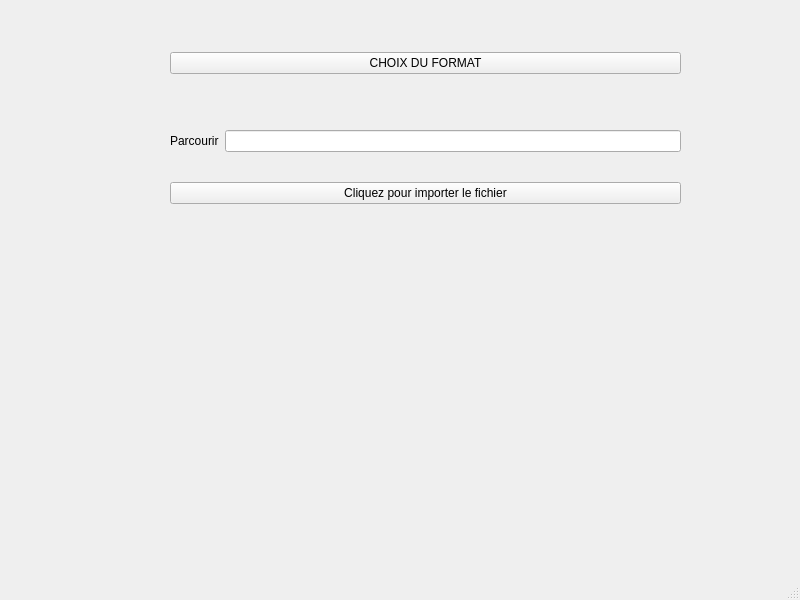
<?xml version="1.0" encoding="UTF-8"?>
<ui version="4.0">
 <class>pushButtonFormat</class>
 <widget class="QMainWindow" name="pushButtonFormat">
  <property name="geometry">
   <rect>
    <x>0</x>
    <y>0</y>
    <width>800</width>
    <height>600</height>
   </rect>
  </property>
  <property name="windowTitle">
   <string>MainWindow</string>
  </property>
  <widget class="QWidget" name="centralwidget">
   <widget class="QWidget" name="gridLayoutWidget">
    <property name="geometry">
     <rect>
      <x>170</x>
      <y>50</y>
      <width>511</width>
      <height>26</height>
     </rect>
    </property>
    <layout class="QGridLayout" name="gridLayout">
     <item row="0" column="0">
      <widget class="QPushButton" name="pushButtonFormat_2">
       <property name="text">
        <string>CHOIX DU FORMAT</string>
       </property>
      </widget>
     </item>
    </layout>
   </widget>
   <widget class="QWidget" name="formLayoutWidget">
    <property name="geometry">
     <rect>
      <x>170</x>
      <y>130</y>
      <width>511</width>
      <height>31</height>
     </rect>
    </property>
    <layout class="QFormLayout" name="formLayout">
     <item row="0" column="0">
      <widget class="QLabel" name="label">
       <property name="text">
        <string>Parcourir</string>
       </property>
      </widget>
     </item>
     <item row="0" column="1">
      <widget class="QLineEdit" name="lineEdit"/>
     </item>
    </layout>
   </widget>
   <widget class="QWidget" name="gridLayoutWidget_2">
    <property name="geometry">
     <rect>
      <x>170</x>
      <y>180</y>
      <width>511</width>
      <height>26</height>
     </rect>
    </property>
    <layout class="QGridLayout" name="gridLayout_2">
     <item row="0" column="0">
      <widget class="QPushButton" name="pushButtonImporter">
       <property name="text">
        <string>Cliquez pour importer le fichier</string>
       </property>
      </widget>
     </item>
    </layout>
   </widget>
  </widget>
  <widget class="QMenuBar" name="menubar">
   <property name="geometry">
    <rect>
     <x>0</x>
     <y>0</y>
     <width>800</width>
     <height>22</height>
    </rect>
   </property>
  </widget>
  <widget class="QStatusBar" name="statusbar"/>
 </widget>
 <resources/>
 <connections/>
</ui>
